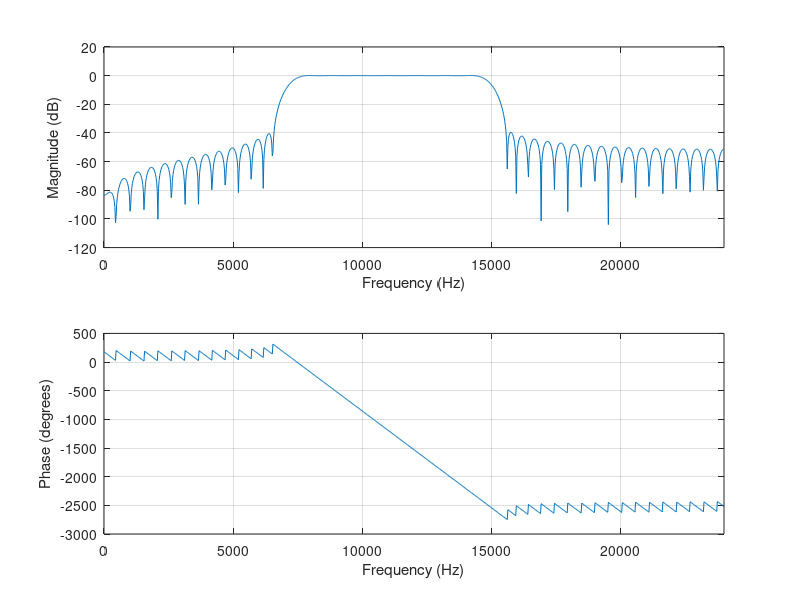

Here is the MATLAB script that generated this plot:
%% Kaiserord function
fsamp = 48000;
fcuts = [6000 8400 14400 15600];
mags = [0 1 0];
devs = [0.01 0.05 0.01];

[n,Wn,beta,ftype] = kaiserord(fcuts,mags,devs,fsamp);
n = n + rem(n,2);   % make sure n is even
window = kaiser(n+1,beta);
%freqz(window);
hh = fir1(n,Wn,ftype,window,'noscale');

% [H,f] = freqz(hh,1,1024,fsamp);
% plot(f,abs(H))
% grid
freqz(hh,1,1024,fsamp);